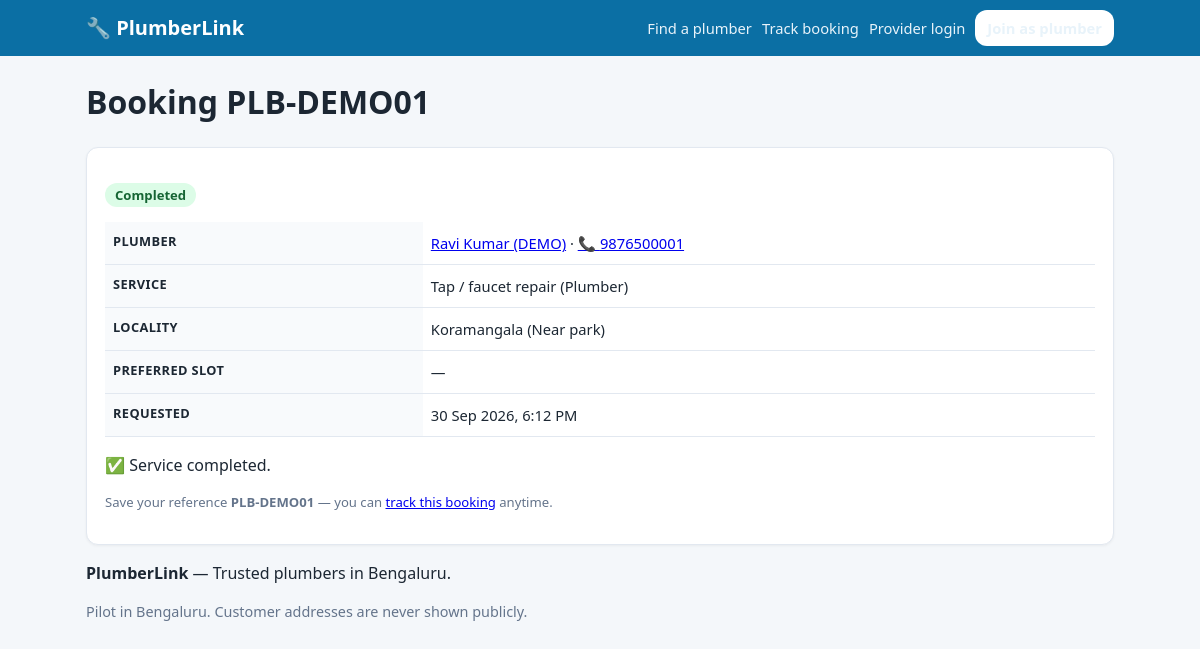
Screenshot of /booking/PLB-DEMO01/ with the database file from the repository.
### core/models.py (models this page shows, shortened)
class Booking(models.Model):
    STATUS_REQUESTED = "requested"
    STATUS_ACCEPTED = "accepted"
    STATUS_REJECTED = "rejected"
    STATUS_COMPLETED = "completed"
    STATUS_CANCELLED = "cancelled"
    STATUS_CHOICES = [
        (STATUS_REQUESTED, "Requested"),
        (STATUS_ACCEPTED, "Accepted"),
        (STATUS_REJECTED, "Rejected"),
        (STATUS_COMPLETED, "Completed"),
        (STATUS_CANCELLED, "Cancelled"),
    ]
    ref_code = models.CharField(max_length=16, unique=True, default=_default_ref_code)
    provider = models.ForeignKey(ProviderProfile, on_delete=models.CASCADE, related_name="bookings")
    customer_name = models.CharField(max_length=120)
    customer_phone = models.CharField(max_length=20)
    service = models.ForeignKey(Service, on_delete=models.SET_NULL, null=True, blank=True)
    locality = models.ForeignKey(Locality, on_delete=models.SET_NULL, null=True, blank=True)
    area_detail = models.CharField(max_length=200, blank=True,
                                   help_text="Landmark / area, not the full address")
    preferred_date = models.DateField(null=True, blank=True)
    preferred_time = models.CharField(max_length=40, blank=True,
                                      help_text="e.g. 'Morning', '2–4 PM'")
    notes = models.TextField(blank=True)
    status = models.CharField(max_length=12, choices=STATUS_CHOICES, default=STATUS_REQUESTED)
    provider_notes = models.TextField(blank=True)
    final_amount = models.DecimalField(max_digits=10, decimal_places=2, null=True, blank=True,
                                       help_text="Amount the customer paid (filled at completion)")
    review_token = models.CharField(max_length=32, unique=True, blank=True,
                                    default=_default_review_token)
    is_demo = models.BooleanField(default=False)
    created_at = models.DateTimeField(auto_now_add=True)
    updated_at = models.DateTimeField(auto_now=True)
    class Meta:
        ordering = ["-created_at"]

class ProviderProfile(models.Model):
    user = models.OneToOneField(User, on_delete=models.CASCADE, related_name="provider_profile")
    display_name = models.CharField(max_length=120, help_text="Name shown to customers")
    phone = models.CharField(max_length=20, help_text="Customer-facing phone number")
    photo = models.ImageField(upload_to="providers/", blank=True, null=True)
    bio = models.TextField(blank=True)
    experience_years = models.PositiveSmallIntegerField(default=0)
    emergency_available = models.BooleanField(default=False)
    services = models.ManyToManyField(Service, through="ProviderService", related_name="providers")
    areas = models.ManyToManyField(Locality, related_name="providers", help_text="Localities served")
    work_start = models.TimeField(default="09:00")
    work_end = models.TimeField(default="19:00")
    work_days = models.CharField(
        max_length=60, default="Mon,Tue,Wed,Thu,Fri,Sat",
        help_text="Comma-separated, e.g. Mon,Tue,Wed,Thu,Fri,Sat",
    )
    is_available = models.BooleanField(default=True, help_text="Master on/off switch for new bookings")
    is_approved = models.BooleanField(default=False, help_text="Admin approval — unapproved profiles are hidden")
    is_featured = models.BooleanField(default=False, help_text="Pinned to the top of listings")
    is_demo = models.BooleanField(default=False, help_text="Sample data — clearly badged in the UI")
    rating_avg = models.FloatField(default=0.0)
    rating_count = models.PositiveIntegerField(default=0)
    created_at = models.DateTimeField(auto_now_add=True)
    updated_at = models.DateTimeField(auto_now=True)
    class Meta:
        ordering = ["-is_featured", "-rating_avg", "display_name"]

class Service(models.Model):
    category = models.ForeignKey(ServiceCategory, on_delete=models.CASCADE, related_name="services")
    name = models.CharField(max_length=120)
    slug = models.SlugField(max_length=120, blank=True)
    short_description = models.CharField(max_length=255, blank=True)
    active = models.BooleanField(default=True)
    sort_order = models.IntegerField(default=0)
    class Meta:
        ordering = ["sort_order", "name"]
        unique_together = ("category", "slug")
    def __str__(self):
        return f"{self.name} ({self.category.name})"

class ServiceCategory(models.Model):
    name = models.CharField(max_length=100, unique=True)
    slug = models.SlugField(max_length=100, unique=True, blank=True)
    tagline = models.CharField(max_length=200, blank=True)
    active = models.BooleanField(default=True)
    sort_order = models.IntegerField(default=0)
    class Meta:
        ordering = ["sort_order", "name"]

class Locality(models.Model):
    name = models.CharField(max_length=100, unique=True)
    slug = models.SlugField(max_length=100, unique=True, blank=True)
    city = models.CharField(max_length=100, default="Bengaluru")
    active = models.BooleanField(default=True)
    class Meta:
        ordering = ["name"]
        verbose_name_plural = "localities"
    def __str__(self):
        return f"{self.name}"

### core/views.py (the view)
# urls.py: path("booking/<str:ref>/", v.booking_detail, name="booking_detail"),
def booking_detail(request, ref):
    booking = get_object_or_404(
        Booking.objects.select_related("provider", "service", "locality"),
        ref_code__iexact=ref.strip())
    can_review = (booking.status == Booking.STATUS_COMPLETED
                  and not hasattr(booking, "review"))
    return render(request, "core/booking_detail.html",
                  {"booking": booking, "can_review": can_review,
                   "review_link": review_url(booking) if can_review else ""})

### core/context_processors.py (called while the page is built)
def site(request):
    return {
        "brand_name": "PlumberLink",
        "brand_tagline": "Trusted plumbers in Bengaluru",
        "service_categories": ServiceCategory.objects.all().prefetch_related("services"),
        "platform": PlatformSettings.get(),
    }

### core/models.py (called while the page is built)
    @classmethod
    def get(cls) -> "PlatformSettings":
        obj, _ = cls.objects.get_or_create(pk=1)
        return obj

### core/templates/core/booking_detail.html (shortened to what this page needs)
{% extends "core/base.html" %}
{% block content %}
<h1>Booking {{ booking.ref_code }}</h1>
<div class="card">
  <p><span class="status st-{{ booking.status }}">{{ booking.get_status_display }}</span></p>
  <table class="tbl">
    <tr><th>Plumber</th><td><a href="{% url 'provider_detail' booking.provider.id %}">{{ booking.provider.display_name }}</a> · <a href="tel:{{ booking.provider.phone }}">📞 {{ booking.provider.phone }}</a></td></tr>
    <tr><th>Service</th><td>{{ booking.service|default:"General plumbing work" }}</td></tr>
    <tr><th>Locality</th><td>{{ booking.locality|default:"—" }}{% if booking.area_detail %} ({{ booking.area_detail }}){% endif %}</td></tr>
    <tr><th>Preferred slot</th><td>{{ booking.preferred_date|date:"d M Y"|default:"—" }} {{ booking.preferred_time }}</td></tr>
    <tr><th>Requested</th><td>{{ booking.created_at|date:"d M Y, g:i A" }}</td></tr>
  </table>
  {% if booking.status == "requested" %}
  <p class="muted">The plumber has your request and will confirm by phone shortly.</p>
  {% elif booking.status == "accepted" %}
  <p>✅ Accepted! The plumber will reach out to confirm the visit time.</p>
  {% elif booking.status == "completed" %}
  <p>✅ Service completed. {% if can_review %}<a class="btn btn-sm" href="{{ review_link }}">⭐ Rate this service</a>{% endif %}</p>
  {% elif booking.status == "rejected" %}
  <p class="muted">This plumber couldn't take the job. <a href="{% url 'provider_list' %}">Try another plumber</a>.</p>
  {% endif %}
  <p class="muted small">Save your reference <strong>{{ booking.ref_code }}</strong> — you can <a href="{% url 'booking_track' %}">track this booking</a> anytime.</p>
</div>
{% endblock %}

### core/static/core/css/style.css (style rules this page uses)
:root { --brand:#0b6fa4; --brand-d:#085a86; --accent:#f59e0b; --bg:#f4f7fa; --card:#ffffff; --ink:#1c2733; --muted:#64748b; --line:#e2e8f0; --ok:#16a34a; --warn:#d97706; --bad:#dc2626; --radius:12px; }
* { box-sizing:border-box }
body { margin:0;font-family:system-ui,-apple-system,"Segoe UI",Roboto,Arial,sans-serif; background:var(--bg);color:var(--ink);line-height:1.5 }
.card { background:var(--card);border:1px solid var(--line);border-radius:var(--radius); padding:18px;margin:14px 0;box-shadow:0 1px 3px rgba(0,0,0,.05) }
.muted { color:var(--muted);font-size:.9rem }
.small { font-size:.82rem }
table.tbl { width:100%;border-collapse:collapse;font-size:.92rem }
.tbl th,.tbl td { text-align:left;padding:10px 8px;border-bottom:1px solid var(--line);vertical-align:top }
.tbl th { background:#f8fafc;font-size:.8rem;text-transform:uppercase;letter-spacing:.03em }
.status { font-weight:700;font-size:.82rem;padding:3px 10px;border-radius:999px;white-space:nowrap }
.st-completed { background:#dcfce7;color:#166534 }

### rows the page displays
Booking: ref_code "PLB-DEMO01", status "Completed", provider.display_name "Ravi Kumar (DEMO)", provider.phone "9876500001", service "Tap / faucet repair (Plumber)", locality "Koramangala", area_detail "Near park", preferred_date "—", created_at "30 Sep 2026, 6:12 PM"

### other values shown
{{ brand_name }} "PlumberLink"
{{ brand_tagline }} "Trusted plumbers in Bengaluru"
